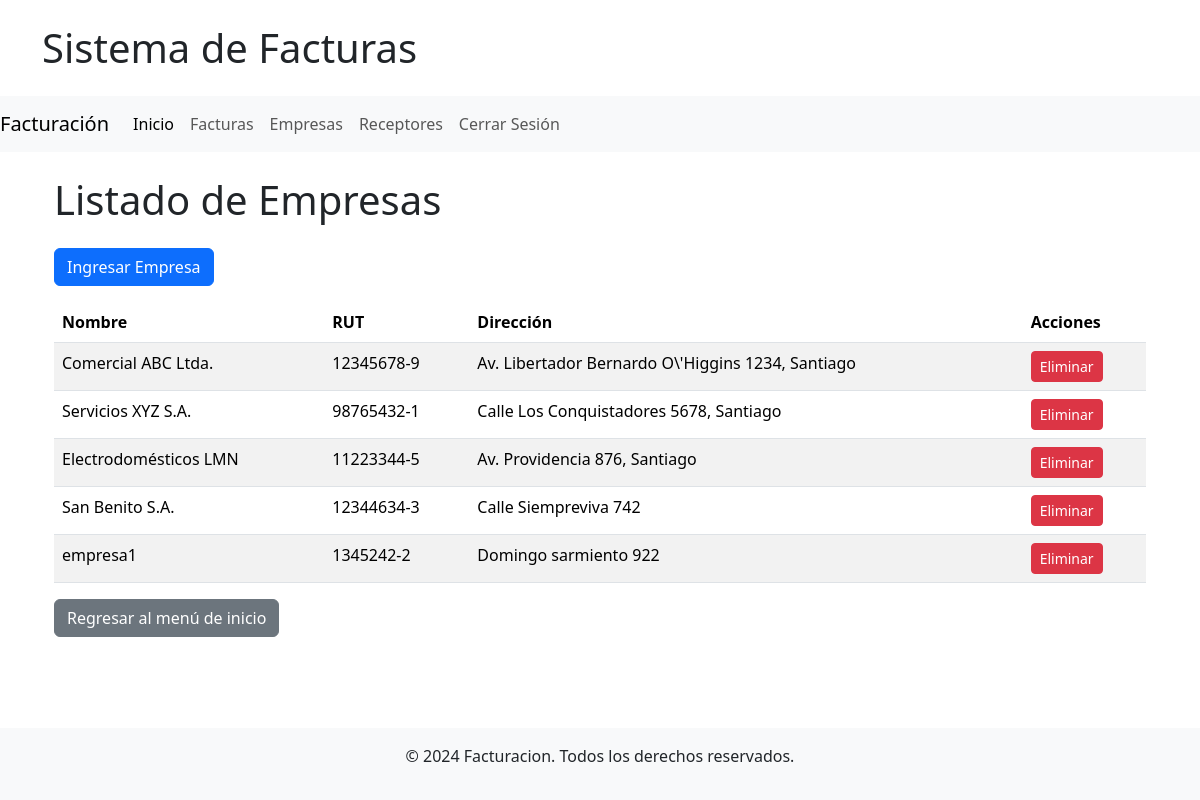
Screenshot of /empresas/ (signed in) with the database file from the repository.
### facturas_aplicacion/models.py (models this page shows, shortened)
class Empresa(models.Model):
    razon_social = models.CharField(max_length=255)
    rut = models.CharField(max_length=12, unique=True)
    domicilio = models.CharField(max_length=255)
    giro = models.CharField(max_length=255)

### facturas_aplicacion/views.py (the view)
# urls.py: path('empresas/', login_required(EmpresaListView.as_view()), name='empresa_list'),
class EmpresaListView(View):
    def get(self, request):
        empresas = Empresa.objects.all()
        return render(request, 'lista_empresas.html', {'empresas': empresas})

### facturas_aplicacion/templates/lista_empresas.html (shortened to what this page needs)
{% extends 'base.html' %}
{% block template %}
<div class="container mt-4">
    <h1 class="mb-4">Listado de Empresas</h1>
    <div class="mb-3">
        <a href="{% url 'empresa_create' %}" class="btn btn-primary">Ingresar Empresa</a>
    </div>
    <table class="table table-striped">
        <thead class="thead-dark">
            <tr>
                <th>Nombre</th>
                <th>RUT</th>
                <th>Dirección</th>
                <th>Acciones</th>
            </tr>
        </thead>
        <tbody>
            {% for empresa in empresas %}
                <tr>
                    <td>{{ empresa.razon_social }}</td>
                    <td>{{ empresa.rut }}</td>
                    <td>{{ empresa.domicilio }}</td>
                    <td>
                        <a href="{% url 'empresa_delete' empresa.pk %}" class="btn btn-danger btn-sm">Eliminar</a>
                    </td>
                </tr>
            {% empty %}
                <tr>
                    <td colspan="4" class="text-center">No hay empresas disponibles.</td>
                </tr>
            {% endfor %}
        </tbody>
    </table>
    <a href="/" class="btn btn-secondary">Regresar al menú de inicio</a>
</div>
{% endblock %}

### rows the page displays
Empresa: razon_social "Comercial ABC Ltda.", rut "12345678-9", domicilio "Av. Libertador Bernardo O\\'Higgins 1234, Santiago"
Empresa: razon_social "Servicios XYZ S.A.", rut "98765432-1", domicilio "Calle Los Conquistadores 5678, Santiago"
Empresa: razon_social "Electrodomésticos LMN", rut "11223344-5", domicilio "Av. Providencia 876, Santiago"
Empresa: razon_social "San Benito S.A.", rut "12344634-3", domicilio "Calle Siempreviva 742"
Empresa: razon_social "empresa1", rut "1345242-2", domicilio "Domingo sarmiento 922"
